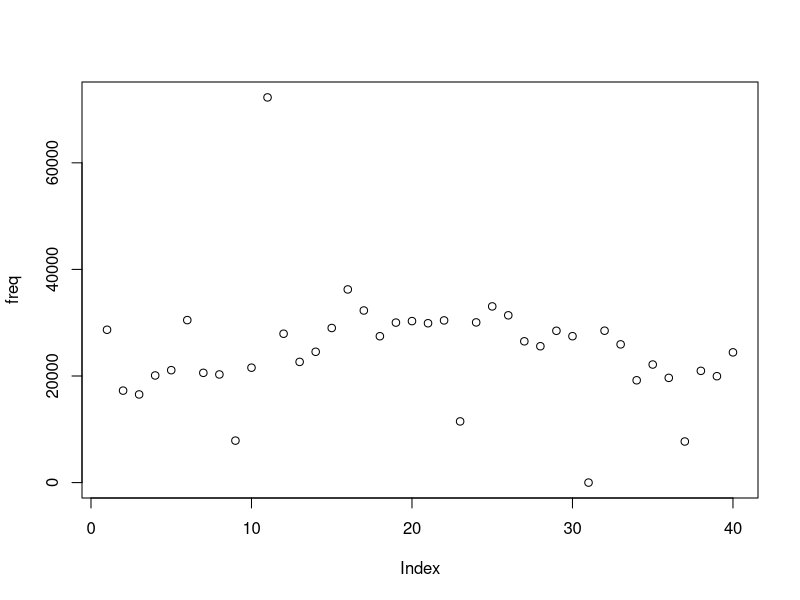

R code for this plot:
#Project Euler problem 84
#Monopoly odds
#If, instead of using two 6-sided dice, two 4-sided dice are used, find the six-digit modal string.
#00=GO
#02=CC
#08=CH
#10=JAIL
#17=CC
#22=CH
#30=G2J
#33=CC
#36=CH
dice<-4
games<-100
throws<-10000

chance<-function(place){
  ch<-floor(runif(1,1,17))
  switch(as.character(ch),
         "1"=place<-0,
         "2"=place<-10,
         "3"=place<-11,
         "4"=place<-24,
         "5"=place<-39,
         "6"=place<-5,
         "7"=place<-floor(((place+5)%%40)/10)*10+5,
         "8"=place<-floor(((place+5)%%40)/10)*10+5,
         "9"=place<-(place-max((place-28)%%40,(place-11)%%40))%%40,
         "10"=place<-place-3)
  place
}

community_chest<-function(place){
  cc<-floor(runif(1,1,17))
  switch(as.character(cc),
         "1"=place<-0,
         "2"=place<-10)
  place
}

time1<-Sys.time()
freq<-mat.or.vec(40,1)
for(g in 1:games){
  place<-0
  freq[1]<-freq[1]+1
  doubles<-0
  for(t in 1:throws){
    d1<-floor(runif(1,1,dice+1))
    d2<-floor(runif(1,1,dice+1))
    if(d1==d2){
      doubles<-doubles+1
    }
    else{
      doubles<-0
    }
    place<-(place+d1+d2)%%40
    if(doubles==3){
      doubles<-0
      place<-10
    }
    else{
      switch(as.character(place),
             "30"=place<-10,
             "8"=place<-chance(place),
             "22"=place<-chance(place),
             "36"=place<-chance(place),
             "2"=place<-community_chest(place),
             "17"=place<-community_chest(place),
             "33"=place<-community_chest(place))
      if(place==33){
        place<-community_chest(place)
      }
    }
    freq[place+1]<-freq[place+1]+1
  }
}
time2<-Sys.time()
difftime(time2,time1)

freq2<-freq
ans<-{}
for(i in 1:40){
  ans[i]<-which(freq2==max(freq2))-1
  freq2[ans[i]+1]<--1
}
ans
plot(freq)
